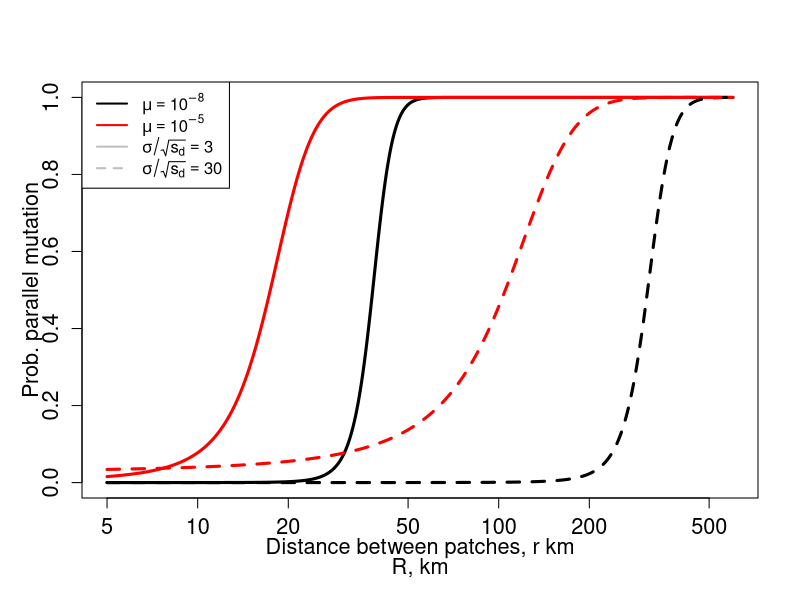
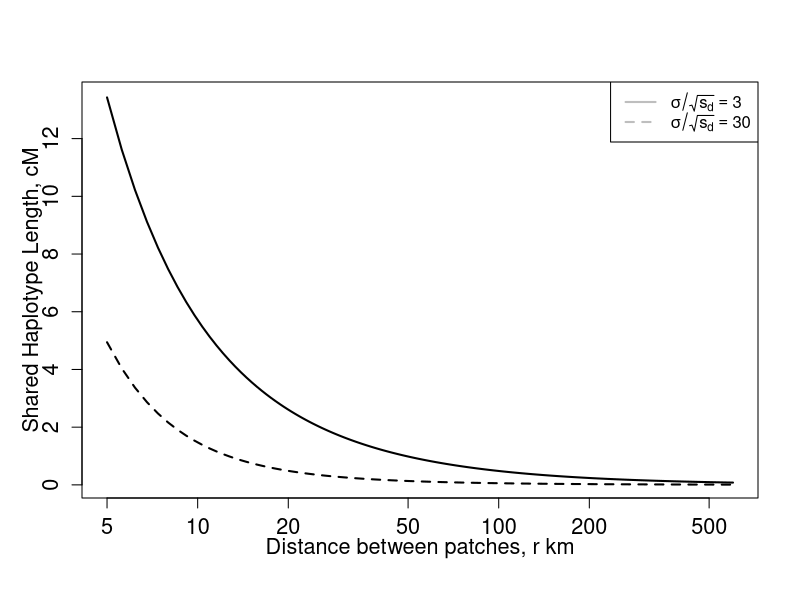
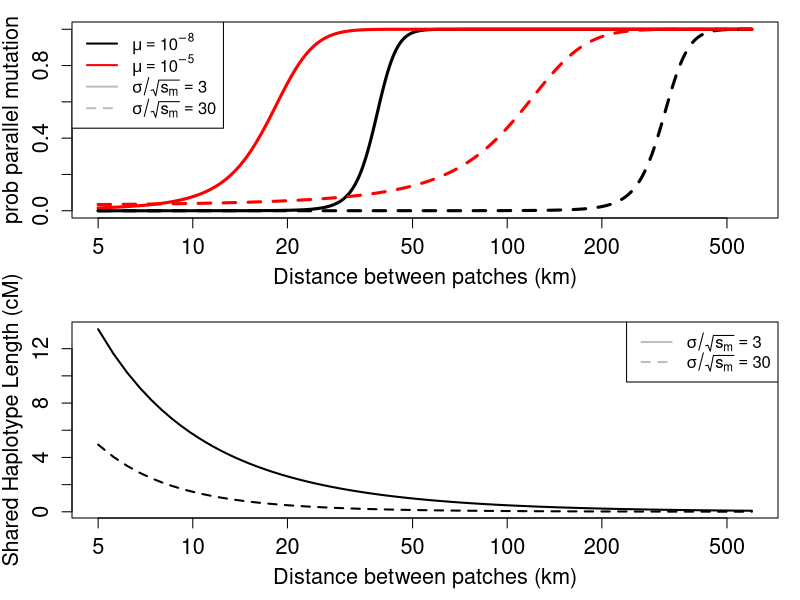

These figures' R source, in order:
char.length= c(3,30)  ## sigma /sqrt(s)


A=100

pdf(file="Lava_flow_mice_prob_parallel.pdf",pointsize=10,width=5,height=5)
layout((1:2))
par(mar=c(4,3.5,1,1)+.1)
R = seq(5,600,length=10000) ##distance in Km

#layout(t(1:2))
mu = 1e-8
prob.parallel <- mu*A/(mu*A + (1/char.length[1])* exp(-R/char.length[1]))  ##assuming sigma=1
plot(R, prob.parallel,type="l",lwd=3, xlab="", ylab="",cex.lab=1.3,cex.axis=1.3,log="x") 
mtext(side=2,line=2.5,"prob parallel mutation",cex=1.3)
mu=1e-5
prob.parallel <- mu*A/(mu*A + (1/char.length[1])* exp(-R/char.length[1]))  ##assuming sigma=1

lines(R, prob.parallel,lwd=3,col="red")


R = seq(5,600,length=1000) ##distance in Km
mu = 1e-8
prob.parallel <- mu*A/(mu*A + (1/char.length[2])* exp(-R/char.length[2]))  ##assuming sigma=1
lines(R, prob.parallel,lty=2,lwd=3)

mu=1e-5
prob.parallel <- mu*A/(mu*A + (1/char.length[2])* exp(-R/char.length[2]))  ##assuming sigma=1

lines(R, prob.parallel,lwd=3,col="red",lty=2)

legend("topleft", legend=expression(mu == 10^-8, mu == 10^-5, sigma/sqrt(s[m]) == 3,sigma/sqrt(s[m]) == 30),col=c("black","red","grey","grey"),lty=c(1,1,1,2),lwd=2)

mtext(side=1,line=2.5,"Distance between patches (km)",cex=1.3)


####haplotype lengths
##assuming sigma=1
length.hap.1<-sqrt(2)*1/(char.length[1])/R +1/R^2
length.hap.2<-sqrt(2)*1/(char.length[2])/R +1/R^2
plot(R,length.hap.1*100,type="l",log="x",ylab="", xlab="",lty=1,lwd=2,cex.lab=1.3,cex.axis=1.3)
mtext(side=2,line=2.5,"Shared Haplotype Length (cM)",cex=1.3)
mtext(side=1,line=2.5,"Distance between patches (km)",cex=1.3)
lines(R,length.hap.2*100,lty=2,lwd=2)

legend("topright", legend=expression( sigma/sqrt(s[m]) == 3,sigma/sqrt(s[m]) == 30),col=c("grey","grey"),lty=c(1,2),lwd=2)


dev.off()

## dev.copy2pdf(file="~/Dropbox/postdocs/Peter/Spatial_adaptation/Lava_flow_mice_prob_parallel.pdf")




######version of graphs for SMBE

R = seq(5,600,length=10000) ##distance in Km

#layout(t(1:2))
mu = 1e-8
prob.parallel <- mu*A/(mu*A + (1/char.length[1])* exp(-R/char.length[1]))  ##assuming sigma=1
plot(R, prob.parallel,type="l",lwd=3, xlab="R, km",ylab="",cex.lab=1.3,cex.axis=1.3,log="x") 
mtext(side=2,line=2,"Prob. parallel mutation",cex=1.3)
mu=1e-5
prob.parallel <- mu*A/(mu*A + (1/char.length[1])* exp(-R/char.length[1]))  ##assuming sigma=1

lines(R, prob.parallel,lwd=3,col="red")


R = seq(5,600,length=1000) ##distance in Km
mu = 1e-8
prob.parallel <- mu*A/(mu*A + (1/char.length[2])* exp(-R/char.length[2]))  ##assuming sigma=1
lines(R, prob.parallel,lty=2,lwd=3)

mu=1e-5
prob.parallel <- mu*A/(mu*A + (1/char.length[2])* exp(-R/char.length[2]))  ##assuming sigma=1

lines(R, prob.parallel,lwd=3,col="red",lty=2)

legend("topleft", legend=expression(mu == 10^-8, mu == 10^-5, sigma/sqrt(s[d]) == 3,sigma/sqrt(s[d]) == 30),col=c("black","red","grey","grey"),lty=c(1,1,1,2),lwd=2)

mtext(side=1,line=2,"Distance between patches, r km",cex=1.3)

dev.copy2pdf(file="~/Dropbox/Talks_posters/SMBE-2014/Lava_flow_mice_prob_parallel.pdf")

####haplotype lengths
##assuming sigma=1
length.hap.1<-sqrt(2)*1/(char.length[1])/R +1/R^2
length.hap.2<-sqrt(2)*1/(char.length[2])/R +1/R^2
plot(R,length.hap.1*100,type="l",log="x",ylab="", xlab="",lty=1,lwd=2,cex.lab=1.3,cex.axis=1.3)
mtext(side=2,line=2,"Shared Haplotype Length, cM",cex=1.3)
mtext(side=1,line=2,"Distance between patches, r km",cex=1.3)
lines(R,length.hap.2*100,lty=2,lwd=2)

legend("topright", legend=expression( sigma/sqrt(s[d]) == 3,sigma/sqrt(s[d]) == 30),col=c("grey","grey"),lty=c(1,2),lwd=2)

dev.copy2pdf(file="~/Dropbox/Talks_posters/SMBE-2014/Lava_flow_mice_length_haplotype.pdf")
